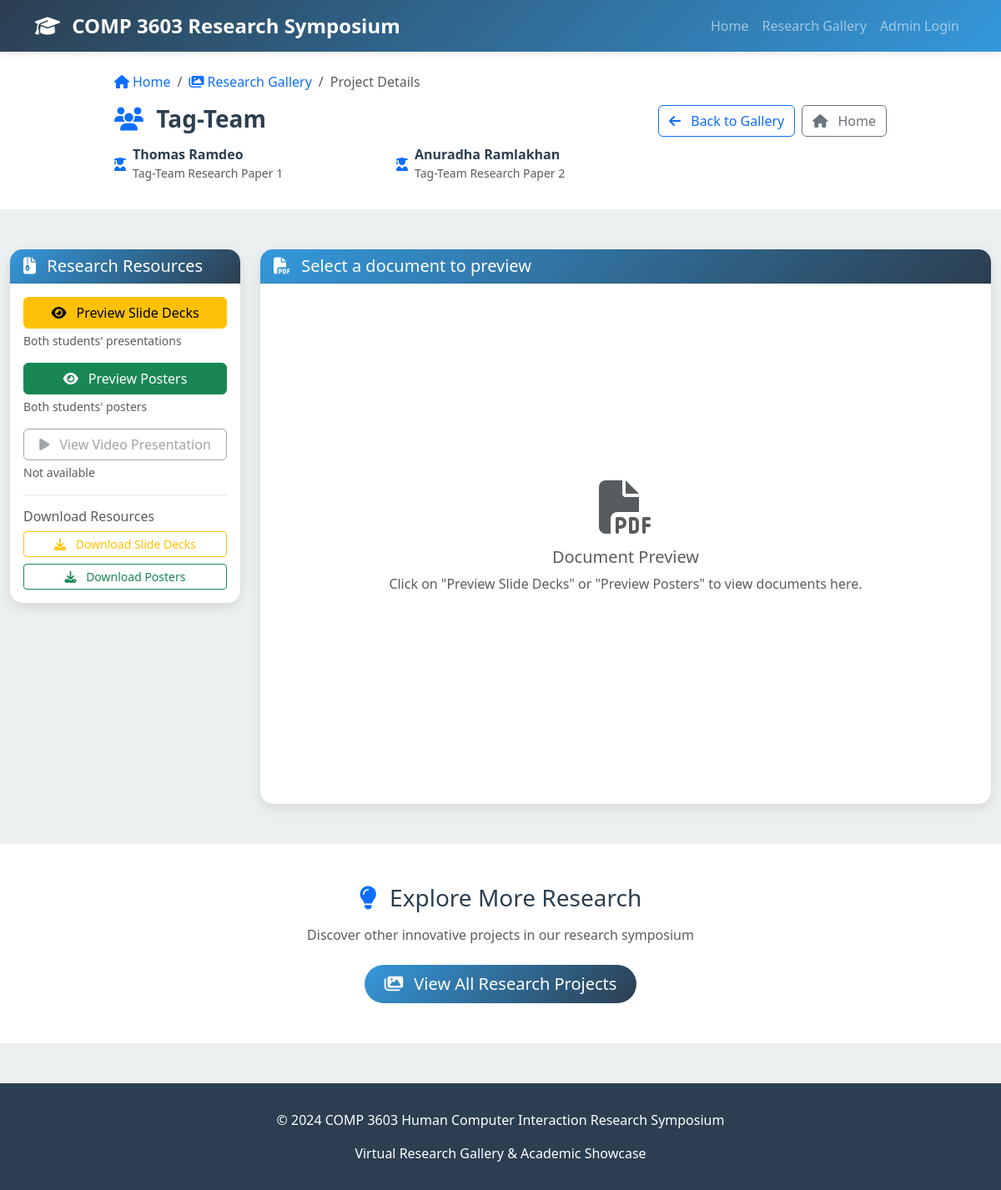
Screenshot of /project/30 with the database file from the repository.
### app.py (models this page shows)
class ResearchProject(db.Model):
    id = db.Column(db.Integer, primary_key=True)
    group_name = db.Column(db.String(100), nullable=False)
    member1_name = db.Column(db.String(100), nullable=False)
    member2_name = db.Column(db.String(100), nullable=False)
    paper1_title = db.Column(db.String(200), nullable=False)
    paper2_title = db.Column(db.String(200), nullable=False)
    member1_paper = db.Column(db.String(200), nullable=False)  # Which paper member1 worked on
    member2_paper = db.Column(db.String(200), nullable=False)  # Which paper member2 worked on
    presentation_video_url = db.Column(db.String(500))
    combined_slide_decks_filename = db.Column(db.String(200))  # PDF with both slide decks
    combined_posters_filename = db.Column(db.String(200))      # PDF with both posters
    submission_slide_decks_filename = db.Column(db.String(200))  # Original submission filename for slide decks
    submission_posters_filename = db.Column(db.String(200))      # Original submission filename for posters
    tags = db.Column(db.String(500))  # Comma-separated tags
    created_at = db.Column(db.DateTime, default=datetime.utcnow)
    updated_at = db.Column(db.DateTime, default=datetime.utcnow, onupdate=datetime.utcnow)

### app.py (the view, shortened to what this page needs)
@app.route('/project/<int:project_id>')
def view_project(project_id):
    project = ResearchProject.query.get_or_404(project_id)
    similar_projects = []
    return render_template('view_project.html', project=project, similar_projects=similar_projects)

### templates/view_project.html (shortened to what this page needs)
{% extends "base.html" %}
{% block content %}
<section class="py-4 bg-white">
    <div class="container">
        <div class="row">
            <div class="col-lg-10 mx-auto">
                <nav aria-label="breadcrumb">
                    <ol class="breadcrumb">
                        <li class="breadcrumb-item">
                            <a href="{{ url_for('index') }}" class="text-decoration-none">
                                <i class="fas fa-home me-1"></i>Home
                            </a>
                        </li>
                        <li class="breadcrumb-item">
                            <a href="{{ url_for('gallery') }}" class="text-decoration-none">
                                <i class="fas fa-images me-1"></i>Research Gallery
                            </a>
                        </li>
                        <li class="breadcrumb-item active" aria-current="page">Project Details</li>
                    </ol>
                </nav>
                                <div class="d-flex justify-content-between align-items-start">
                    <div class="flex-grow-1">
                        <h1 class="h3 fw-bold mb-3">
                            <i class="fas fa-users me-2 text-primary"></i>
                            {{ project.group_name }}
                    </h1>
                        <div class="row">
                            <div class="col-md-6">
                                <div class="d-flex align-items-center mb-2">
                                    <i class="fas fa-user-graduate text-primary me-2"></i>
                                    <div>
                                        <h6 class="mb-0 fw-bold">{{ project.member1_name }}</h6>
                                        <small class="text-muted">{{ project.member1_paper }}</small>
                                    </div>
                                </div>
                            </div>
                            <div class="col-md-6">
                                <div class="d-flex align-items-center mb-2">
                                    <i class="fas fa-user-graduate text-primary me-2"></i>
                                    <div>
                                        <h6 class="mb-0 fw-bold">{{ project.member2_name }}</h6>
                                        <small class="text-muted">{{ project.member2_paper }}</small>
                                    </div>
                                </div>
                            </div>
                        </div>
                    </div>
                    <div class="d-flex gap-2">
                        <a href="{{ url_for('gallery') }}" class="btn btn-outline-primary">
                            <i class="fas fa-arrow-left me-2"></i>
                            Back to Gallery
                        </a>
                        <a href="{{ url_for('index') }}" class="btn btn-outline-secondary">
                            <i class="fas fa-home me-2"></i>
                            Home
                        </a>
                    </div>
                </div>
            </div>
        </div>
    </div>
</section>
<section class="py-5">
    <div class="container-fluid">
        <div class="row">
            <div class="col-lg-3">
                <div class="card mb-4">
                    <div class="card-header">
                        <h5 class="mb-0">
                            <i class="fas fa-file-archive me-2"></i>
                            Research Resources
                        </h5>
                    </div>
                    <div class="card-body">
                         <div class="mb-3">
                            {% if project.submission_slide_decks_filename %}
                            <button class="btn btn-warning w-100" type="button"
                                    onclick="showPreview('slideDecks')">
                                <i class="fas fa-eye me-2"></i>
                                Preview Slide Decks
                            </button>
                            <small class="text-muted d-block mt-1">Both students' presentations</small>
                            {% else %}
                            <button class="btn btn-outline-secondary w-100" disabled>
                                     <i class="fas fa-eye me-2"></i>
                                Preview Slide Decks
                            </button>
                            <small class="text-muted d-block mt-1">Not available</small>
                            {% endif %}
                         </div>
                         <div class="mb-3">
                            {% if project.submission_posters_filename %}
                            <button class="btn btn-success w-100" type="button"
                                    onclick="showPreview('posters')">
                                <i class="fas fa-eye me-2"></i>
                                Preview Posters
                            </button>
                            <small class="text-muted d-block mt-1">Both students' posters</small>
                            {% else %}
                            <button class="btn btn-outline-secondary w-100" disabled>
                                     <i class="fas fa-eye me-2"></i>
                                Preview Posters
                            </button>
                            <small class="text-muted d-block mt-1">Not available</small>
                            {% endif %}
                         </div>
                        <div class="mb-3">
                         {% if project.presentation_video_url %}
                             <a href="{{ project.presentation_video_url }}"
                                class="btn btn-info w-100" target="_blank">
                                 <i class="fas fa-play me-2"></i>
                                View Video Presentation
                            </a>
                            <small class="text-muted d-block mt-1">Watch presentation video</small>
                            {% else %}
                            <button class="btn btn-outline-secondary w-100" disabled>
                                <i class="fas fa-play me-2"></i>
                                View Video Presentation
                            </button>
                            <small class="text-muted d-block mt-1">Not available</small>
                            {% endif %}
                         </div>
                        {% if project.submission_slide_decks_filename or project.submission_posters_filename %}
                        <div class="mt-3 pt-3 border-top">
                            <h6 class="text-muted mb-2">Download Resources</h6>
                            {% if project.submission_slide_decks_filename %}
                            <a href="{{ url_for('submission_file', filename=project.submission_slide_decks_filename) }}"
                               class="btn btn-outline-warning btn-sm w-100 mb-2" target="_blank" download>
                                <i class="fas fa-download me-2"></i>
                                Download Slide Decks
                            </a>
                            {% endif %}
                            {% if project.submission_posters_filename %}
                            <a href="{{ url_for('submission_file', filename=project.submission_posters_filename) }}"
                               class="btn btn-outline-success btn-sm w-100" target="_blank" download>
                                <i class="fas fa-download me-2"></i>
                                Download Posters
                            </a>
                         {% endif %}
                        </div>
                        {% endif %}
                    </div>
                </div>
            </div>
            <div class="col-lg-9">
                <div class="card h-100">
                    <div class="card-header d-flex justify-content-between align-items-center">
                        <h5 class="mb-0">
                            <i class="fas fa-file-pdf me-2"></i>
                            <span id="previewTitle">Select a document to preview</span>
                        </h5>
                    </div>
                    <div class="card-body p-0 position-relative" style="height: 600px;">
                        <div id="defaultPreview" class="d-flex align-items-center justify-content-center position-absolute w-100 h-100" style="top: 0; left: 0;">
                            <div class="text-center text-muted">
                                <i class="fas fa-file-pdf fa-4x mb-3"></i>
                                <h5>Document Preview</h5>
                                <p>Click on "Preview Slide Decks" or "Preview Posters" to view documents here.</p>
                            </div>
                        </div>
                    </div>
                </div>
            </div>
        </div>
    </div>
</section>
<section class="py-5 bg-white">
    <div class="container">
        <div class="text-center mb-4">
            <h3 class="mb-3">
                <i class="fas fa-lightbulb me-2 text-primary"></i>
                Explore More Research
            </h3>
            <p class="text-muted">
                Discover other innovative projects in our research symposium
            </p>
        </div>
        <div class="text-center">
            <a href="{{ url_for('gallery') }}" class="btn btn-primary btn-lg">
                <i class="fas fa-images me-2"></i>
                View All Research Projects
            </a>
        </div>
             </div>
     </section>
     {% endblock %}

### templates/base.html (style rules this page uses)
:root { --primary-color: #2c3e50; --secondary-color: #3498db; --accent-color: #e74c3c; --light-bg: #ecf0f1; --dark-text: #2c3e50; }
body { font-family: 'Segoe UI', Tahoma, Geneva, Verdana, sans-serif; background-color: var(--light-bg); color: var(--dark-text); }
.card { border: none; border-radius: 15px; box-shadow: 0 5px 15px rgba(0,0,0,0.1); transition: transform 0.3s ease, box-shadow 0.3s ease; margin-bottom: 1.5rem; }
.card-header { background: linear-gradient(135deg, var(--secondary-color), var(--primary-color)); color: white; border-radius: 15px 15px 0 0 !important; font-weight: bold; }
.btn-primary { background: linear-gradient(135deg, var(--secondary-color), var(--primary-color)); border: none; border-radius: 25px; padding: 0.5rem 1.5rem; font-weight: 500; transition: all 0.3s ease; }

### rows the page displays
ResearchProject: group_name "Tag-Team", member1_name "Thomas Ramdeo", member1_paper "Tag-Team Research Paper 1", member2_name "Anuradha Ramlakhan", member2_paper "Tag-Team Research Paper 2"
